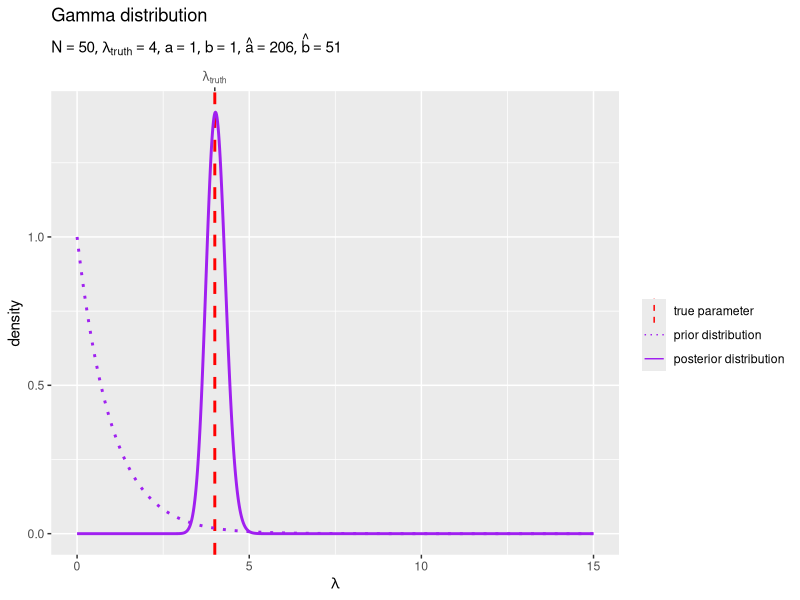
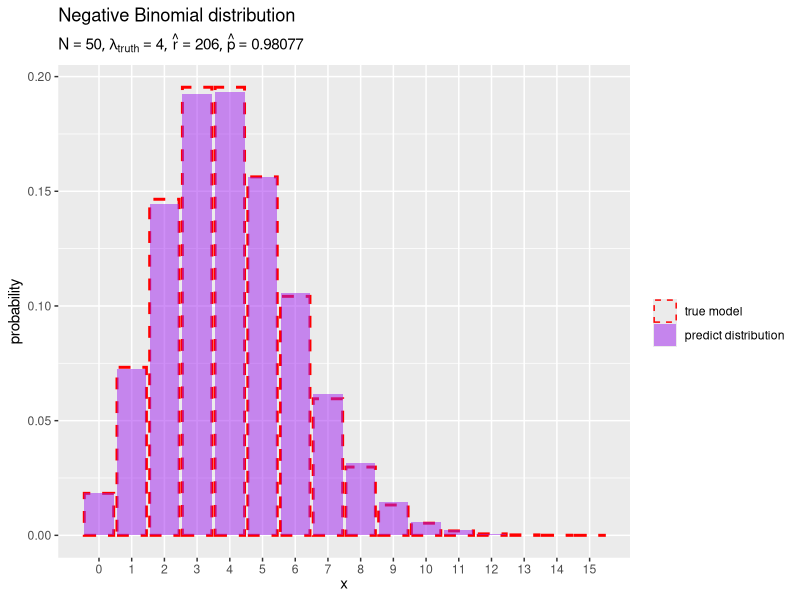

Generate these figures, in order, with R:

# ポアソンモデル ---------------------------------------------------------------

# chapter 3.2.3
# ベイズ推論
# 推論アルゴリズムの実装


# パッケージの読込 -------------------------------------------------------------

# 利用パッケージ
library(tidyverse)

# パッケージ名の省略用
library(ggplot2)


# ベイズ推論の実装 -------------------------------------------------------------

### 生成分布(ポアソン分布)の設定 -----

#### パラメータの設定 -----

# 真のパラメータを指定
lambda_truth <- 4


#### 変数の設定 -----

# x軸の範囲を設定
k <- 3
u <- 5
x_min <- 0
x_max <- lambda_truth |> # 期待値
  (\(.) {. * k})() |> # 定数倍
  #(\(.) {max(., x_n)})() |> # # サンプルと比較
  (\(.) {ceiling(. /u)*u})() # u単位で切り上げ

# x軸の値を作成
x_vec <- seq(from = x_min, to = x_max, by = 1)


#### 分布の計算 -----

# 生成分布の確率を計算
model_df <- tibble::tibble(
  x      = x_vec, # 確率変数
  lambda = lambda_truth, # 期待値パラメータ
  prob   = dpois(x = x, lambda = lambda) # 確率
)


### 事前分布(ガンマ分布)の設定 -----

#### パラメータの設定 -----

# 事前分布のパラメータを指定
a <- 1
b <- 1


#### 変数の設定 -----

# λ軸の範囲を設定
k <- 3
u <- 5
lambda_min <- 0
lambda_max <- lambda_truth |> # 真のパラメータ
  (\(.) {. * k})() |> # 定数倍
  (\(.) {ceiling(. /u)*u})() # u単位で切り上げ

# λ軸の値を作成
lambda_vec <- seq(from = lambda_min, to = lambda_max, length.out = 1001)


#### 分布の計算 -----

# 事前分布の確率密度を計算
prior_df <- tibble::tibble(
  lambda = lambda_vec, # 確率変数
  a      = a, # 形状パラメータ
  b      = b, # 尺度パラメータ
  dens   = dgamma(x = lambda, shape = a, rate = b) # 確率密度
)


### 観測データの生成 -----

#### データの生成 -----

# データ数を指定
N <- 50

# 観測データを生成
x_n <- rpois(n = N ,lambda = lambda_truth)


#### データの集計 -----

# 観測データを集計
obs_df <- tidyr::tibble(
  x = x_n # 観測値
) |> 
  dplyr::count(
    x, name = "freq" # 度数
  ) |> 
  dplyr::mutate(
    rel_freq = freq / N # 相対度数
  ) |> 
  tidyr::complete(
    x = x_vec, 
    fill = list(freq = 0, rel_freq = 0)
  ) # 未観測値を補完


### 事後分布(ガンマ分布)の計算 -----

#### パラメータの計算 -----

# 事後分布のパラメータを計算:式(3.38)
a_hat <- sum(x_n) + a
b_hat <- N + b


#### 分布の計算 -----

# 事後分布の確率密度を計算
posterior_df <- tibble::tibble(
  lambda = lambda_vec, # 確率変数
  a      = a_hat, # 形状パラメータ
  b      = b_hat, # 尺度パラメータ
  dens   = dgamma(x = lambda, shape = a, rate = b) # 確率密度
)


#### 分布の作図 -----

# 事後分布のラベルを作成
posterior_param_lbl <- paste0(
  "list(", 
  "N == ",             N, ", ", 
  "lambda[truth] == ", round(lambda_truth, digits = 2), ", ", 
  "a == ",             round(a,            digits = 1), ", ", 
  "b == ",             round(b,            digits = 1), ", ", 
  "hat(a) == ",        round(a_hat,        digits = 1), ", ", 
  "hat(b) == ",        round(b_hat,        digits = 1), 
  ")"
) |> 
  parse(text = _)

# 事後分布を作図
ggplot() + 
  geom_vline(
    mapping = aes(xintercept = lambda_truth, color = "model"), 
    linewidth = 1, linetype = "dashed"
  ) + # 真のパラメータ
  geom_line(
    data    = prior_df, 
    mapping = aes(x = lambda, y = dens, color = "prior"), 
    linewidth = 1, linetype = "dotted"
  ) + # 事前分布
  geom_line(
    data    = posterior_df, 
    mapping = aes(x = lambda, y = dens, color = "posterior"), 
    linewidth = 1
  ) + # 事後分布
  scale_x_continuous(
    sec.axis = sec_axis(
      transform = ~ ., 
      breaks    = lambda_truth, 
      labels    = expression(lambda[truth])
    ) # パラメータラベル
  ) + 
  scale_color_manual(
    breaks = c("model", "prior", "posterior"), 
    values = c("red", "purple", "purple"), 
    labels = c("true parameter", "prior distribution", "posterior distribution"), 
    name = ""
  ) + # (凡例表示用)
  guides(
    color = guide_legend(override.aes = list(linewidth = 0.5))
  ) + 
  labs(
    title = "Gamma distribution", 
    subtitle = posterior_param_lbl, 
    x = expression(lambda), 
    y = "density"
  )


### 予測分布(負の二項分布)の計算 -----

#### パラメータの計算 -----

# 予測分布のパラメータを計算:式(3.44')
r_hat <- a_hat
q_hat <- 1 / (1 + b_hat)
p_hat <- b_hat / (1 + b_hat)

r_hat <- sum(x_n) + a
q_hat <- 1 / (1 + N + b)
p_hat <- (N + b) / (1 + N + b)

p_hat <- 1 - q_hat


#### 分布の計算 -----

# 予測分布の確率を計算
predict_df <- tibble::tibble(
  x    = x_vec, # 確率変数
  r    = r_hat, # 成功回数パラメータ
  p    = p_hat, # 成功確率パラメータ
  prob = dnbinom(x = x, size = r, prob = p) # 確率
)


#### 分布の作図 -----

# 予測分布のラベルを作成
predict_param_lbl <- paste0(
  "list(", 
  "N == ",             N, ", ", 
  "lambda[truth] == ", round(lambda_truth, digits = 2), ", ", 
  "hat(r) == ",        round(r_hat,        digits = 1), ", ", 
  "hat(p) == ",        round(p_hat,        digits = 5), 
  ")"
) |> 
  parse(text = _)

# 予測分布を作図
ggplot() + 
  geom_bar(
    data    = model_df, 
    mapping = aes(x = x, y = prob, color = "model"), 
    stat = "identity", position = "identity",
    fill = NA, linewidth = 1, linetype = "dashed"
  ) + # 真の分布
  geom_bar(
    data    = predict_df, 
    mapping = aes(x = x, y = prob, color = "predict"), 
    stat = "identity", position = "identity", 
    fill = "purple", alpha = 0.5, linetype = "blank"
  ) + # 予測分布
  scale_x_continuous(breaks = x_vec, minor_breaks = FALSE) + # x軸目盛
  scale_color_manual(
    breaks = c("model", "predict"), 
    values = c("red", NA), 
    labels = c("true model", "predict distribution"), 
    name   = ""
  ) + # (凡例表示用)
  guides(
    color = guide_legend(override.aes = list(linewidth = 0.5))
  ) + 
  labs(
    title = "Negative Binomial distribution", 
    subtitle = predict_param_lbl, 
    x = expression(x), 
    y = "probability"
  )
